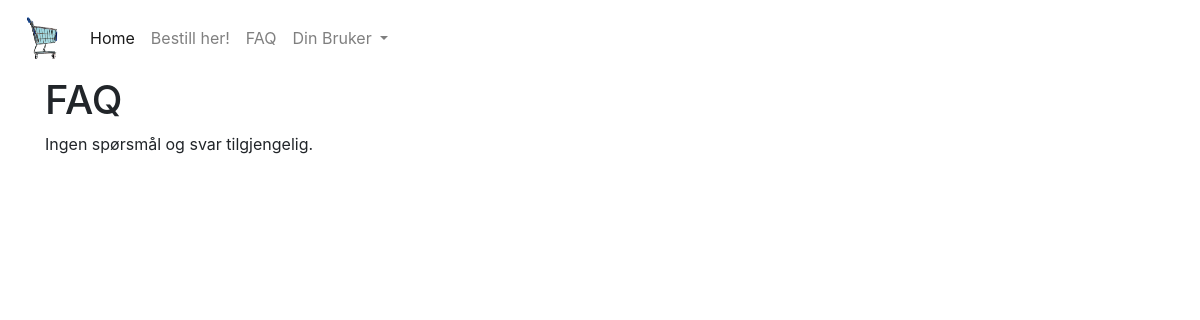
Page /faq.php on the earlier database version.
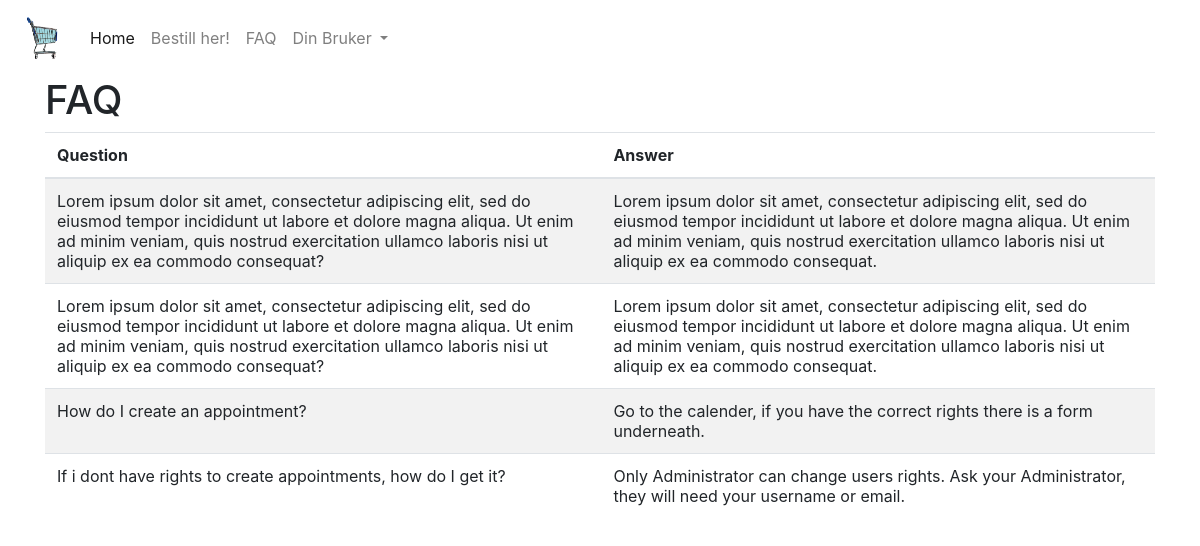
Same page on the later database version.
### tables this page shows
CREATE TABLE `faq` (
  `id` int(11) NOT NULL,
  `question` varchar(255) NOT NULL,
  `answer` text NOT NULL
);

### faq.php (the view, shortened to what this page needs)
<?php
require_once "include/meny.inc.php";
require_once 'include/dbconn.php';
?>
<!DOCTYPE html>
<html lang="en">
<head>
    <link rel="stylesheet" href="https://stackpath.bootstrapcdn.com/bootstrap/4.5.2/css/bootstrap.min.css">
    <link rel="stylesheet" href="https://cdnjs.cloudflare.com/ajax/libs/fullcalendar/3.10.2/fullcalendar.min.css">
</head>
<body>
<div class="container">
    <h1>FAQ</h1>
    <div class="table-responsive">
        <?php
        try {
            $sql = "SELECT question, answer FROM faq";
            $stmt = $pdo->query($sql);
            if ($stmt->rowCount() > 0) {
                echo "<table class='table table-striped'>";
                echo "<thead><tr><th>Question</th><th>Answer</th></tr></thead><tbody>";
                while ($row = $stmt->fetch(PDO::FETCH_ASSOC)) {
                    echo "<tr><td>" . $row["question"] . "</td><td>" . $row["answer"] . "</td></tr>";
                }
                echo "</tbody></table>";
            } else {
                echo "<p>Ingen spørsmål og svar tilgjengelig.</p>";
            }
        } catch (PDOException $e) {
            echo "<p>Feil: " . $e->getMessage() . "</p>";
        }
        ?>
    </div>
</div>
</body>
</html>

### include/meny.inc.php (shortened to what this page needs)
<nav class="navbar navbar-expand-lg navbar-light bg-white">
      <a class="navbar-brand" href="cart.php"><img src="include/handlekurv.png" width="50" height="50"
          alt=""></a>
      <div class="collapse navbar-collapse" id="navbarSupportedContent">
        <ul class="navbar-nav mr-auto">
          <li class="nav-item active">
            <a class="nav-link" href="index.php">Home</a>
          </li>
          <li class="nav-item">
            <a class="nav-link" href="order.php">Bestill her!</a>
          </li>
          <li class="nav-item">
            <a class="nav-link" href="faq.php">FAQ</a>
          </li>
          <li class="nav-item dropdown">
            <a class="nav-link dropdown-toggle" href="#" id="navbarDropdown" role="button" data-toggle="dropdown"
              aria-haspopup="true" aria-expanded="false">
              Din Bruker
            </a>
          </li>
      </div>
    </nav>

Differences in the rows shown:
added faq: question "Lorem ipsum dolor sit amet, consectetur adipiscing elit, sed do eiusmod tempor incididunt ut labore et dolore magna aliqua. Ut enim ad minim veniam, quis nostrud exercitation ullamco laboris nisi ut aliquip ex ea commodo consequat?", answer "Lorem ipsum dolor sit amet, consectetur adipiscing elit, sed do eiusmod tempor incididunt ut labore et dolore magna aliqua. Ut enim ad minim veniam, quis nostrud exercitation ullamco laboris nisi ut aliquip ex ea commodo consequat."
added faq: question "Lorem ipsum dolor sit amet, consectetur adipiscing elit, sed do eiusmod tempor incididunt ut labore et dolore magna aliqua. Ut enim ad minim veniam, quis nostrud exercitation ullamco laboris nisi ut aliquip ex ea commodo consequat?", answer "Lorem ipsum dolor sit amet, consectetur adipiscing elit, sed do eiusmod tempor incididunt ut labore et dolore magna aliqua. Ut enim ad minim veniam, quis nostrud exercitation ullamco laboris nisi ut aliquip ex ea commodo consequat."
added faq: question "How do I create an appointment?", answer "Go to the calender, if you have the correct rights there is a form underneath."
added faq: question "If i dont have rights to create appointments, how do I get it?", answer "Only Administrator can change users rights. Ask your Administrator, they will need your username or email."
Other differences:
text no longer shown: "Ingen spørsmål og svar tilgjengelig."
text now shown: "Question Answer"
